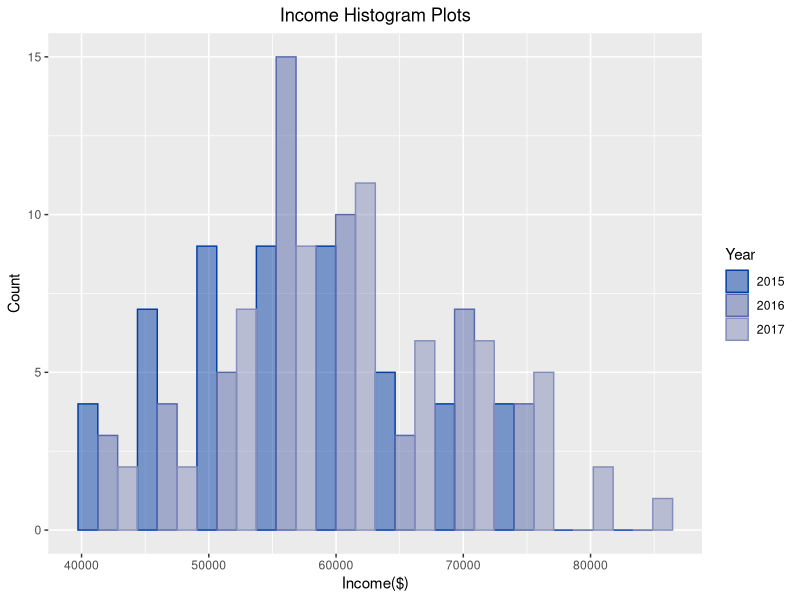

Reproduce this figure in R.
# ##############################################################################
#
# File Purpose: Show how to create a grouped histogram from a data set
#
# Notes:
#
#   1) makes use of colorspace
#   2) uses diverge_hcl() function
#   3) Uses a different way to install the package
#       - if(!require(colorspace)) {install.packages('colorspace')}; require(colorspace)
#   4) will filter to get two years from the data set
#
# ##############################################################################

library(tidyverse)

if(!require(colorspace)) {install.packages('colorspace')}; require(colorspace)

# Read data
income_df <- read.csv("Income by states.csv")

# Make a color vector
#
# Notes:
#
#   n_col:   Is the number of unique years in the data set
#   colorspace: is used to create a vector of colors
#   diverge(n_col): 

#
# ##############################################################
n_col = length(unique(income_df$Year))
colrs = colorspace::diverge_hcl(n_col)


# Retrieve years from the data set
# setup the plot with ggplot 
# setup the histogram
# add the layers using the "+" sign to the histogram plot
#
# ##############################################################################

income_df %>% filter(Year %in% c(2015:2017)) %>%
  ggplot(aes(x=income, color=as.factor(Year), fill=as.factor(Year))) +
  geom_histogram(position = "dodge", alpha=0.5, bins=10) +
  scale_color_manual(values=colrs) +
  scale_fill_manual(values=colrs, name="Year") +
  labs(title="Income Histogram Plots", x="Income($)", y="Count", color="Year") +
  theme(plot.title=element_text(hjust=0.5)) #+
  #theme_classic()



